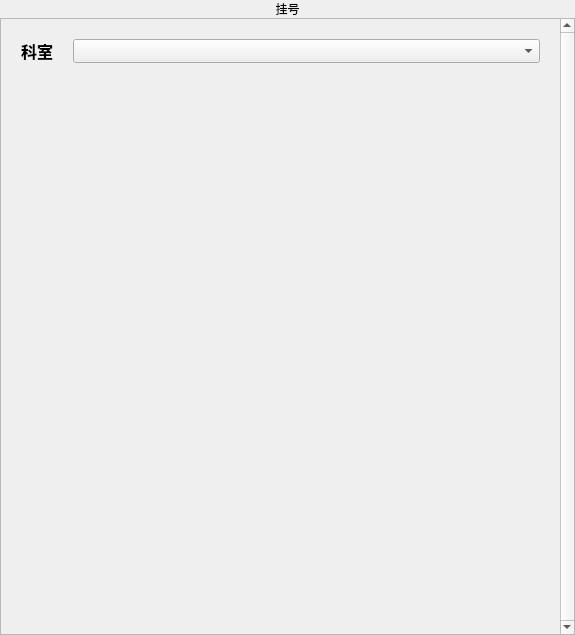
<?xml version="1.0" encoding="UTF-8"?>
<ui version="4.0">
 <class>RegisterPage</class>
 <widget class="QWidget" name="RegisterPage">
  <property name="geometry">
   <rect>
    <x>0</x>
    <y>0</y>
    <width>575</width>
    <height>635</height>
   </rect>
  </property>
  <property name="windowTitle">
   <string>Form</string>
  </property>
  <layout class="QVBoxLayout" name="verticalLayout">
   <property name="spacing">
    <number>0</number>
   </property>
   <property name="leftMargin">
    <number>0</number>
   </property>
   <property name="topMargin">
    <number>0</number>
   </property>
   <property name="rightMargin">
    <number>0</number>
   </property>
   <property name="bottomMargin">
    <number>0</number>
   </property>
   <item>
    <widget class="QLabel" name="fullHeaderLabel">
     <property name="text">
      <string>挂号</string>
     </property>
     <property name="alignment">
      <set>Qt::AlignCenter</set>
     </property>
    </widget>
   </item>
   <item>
    <widget class="QScrollArea" name="scrollArea">
     <property name="sizePolicy">
      <sizepolicy hsizetype="Expanding" vsizetype="Expanding">
       <horstretch>0</horstretch>
       <verstretch>0</verstretch>
      </sizepolicy>
     </property>
     <property name="verticalScrollBarPolicy">
      <enum>Qt::ScrollBarAlwaysOn</enum>
     </property>
     <property name="sizeAdjustPolicy">
      <enum>QAbstractScrollArea::AdjustIgnored</enum>
     </property>
     <property name="widgetResizable">
      <bool>true</bool>
     </property>
     <widget class="QWidget" name="scrollAreaWidgetContents">
      <property name="enabled">
       <bool>true</bool>
      </property>
      <property name="geometry">
       <rect>
        <x>0</x>
        <y>0</y>
        <width>552</width>
        <height>618</height>
       </rect>
      </property>
      <property name="sizePolicy">
       <sizepolicy hsizetype="Expanding" vsizetype="Expanding">
        <horstretch>0</horstretch>
        <verstretch>0</verstretch>
       </sizepolicy>
      </property>
      <layout class="QVBoxLayout" name="verticalLayout_3">
       <property name="spacing">
        <number>20</number>
       </property>
       <property name="leftMargin">
        <number>20</number>
       </property>
       <property name="topMargin">
        <number>20</number>
       </property>
       <property name="rightMargin">
        <number>20</number>
       </property>
       <property name="bottomMargin">
        <number>20</number>
       </property>
       <item>
        <layout class="QHBoxLayout" name="horizontalLayout_3">
         <item>
          <widget class="QLabel" name="label">
           <property name="font">
            <font>
             <pointsize>12</pointsize>
             <weight>75</weight>
             <bold>true</bold>
            </font>
           </property>
           <property name="text">
            <string>科室</string>
           </property>
          </widget>
         </item>
         <item>
          <widget class="QComboBox" name="DepartmentInput">
           <property name="sizePolicy">
            <sizepolicy hsizetype="Expanding" vsizetype="Preferred">
             <horstretch>0</horstretch>
             <verstretch>0</verstretch>
            </sizepolicy>
           </property>
          </widget>
         </item>
        </layout>
       </item>
       <item>
        <layout class="QGridLayout" name="DoctorCardList" rowstretch="0" columnstretch="0">
         <property name="sizeConstraint">
          <enum>QLayout::SetMinAndMaxSize</enum>
         </property>
         <property name="spacing">
          <number>10</number>
         </property>
        </layout>
       </item>
       <item>
        <spacer name="verticalSpacer">
         <property name="orientation">
          <enum>Qt::Vertical</enum>
         </property>
         <property name="sizeHint" stdset="0">
          <size>
           <width>20</width>
           <height>40</height>
          </size>
         </property>
        </spacer>
       </item>
      </layout>
     </widget>
    </widget>
   </item>
  </layout>
 </widget>
 <resources/>
 <connections/>
</ui>
